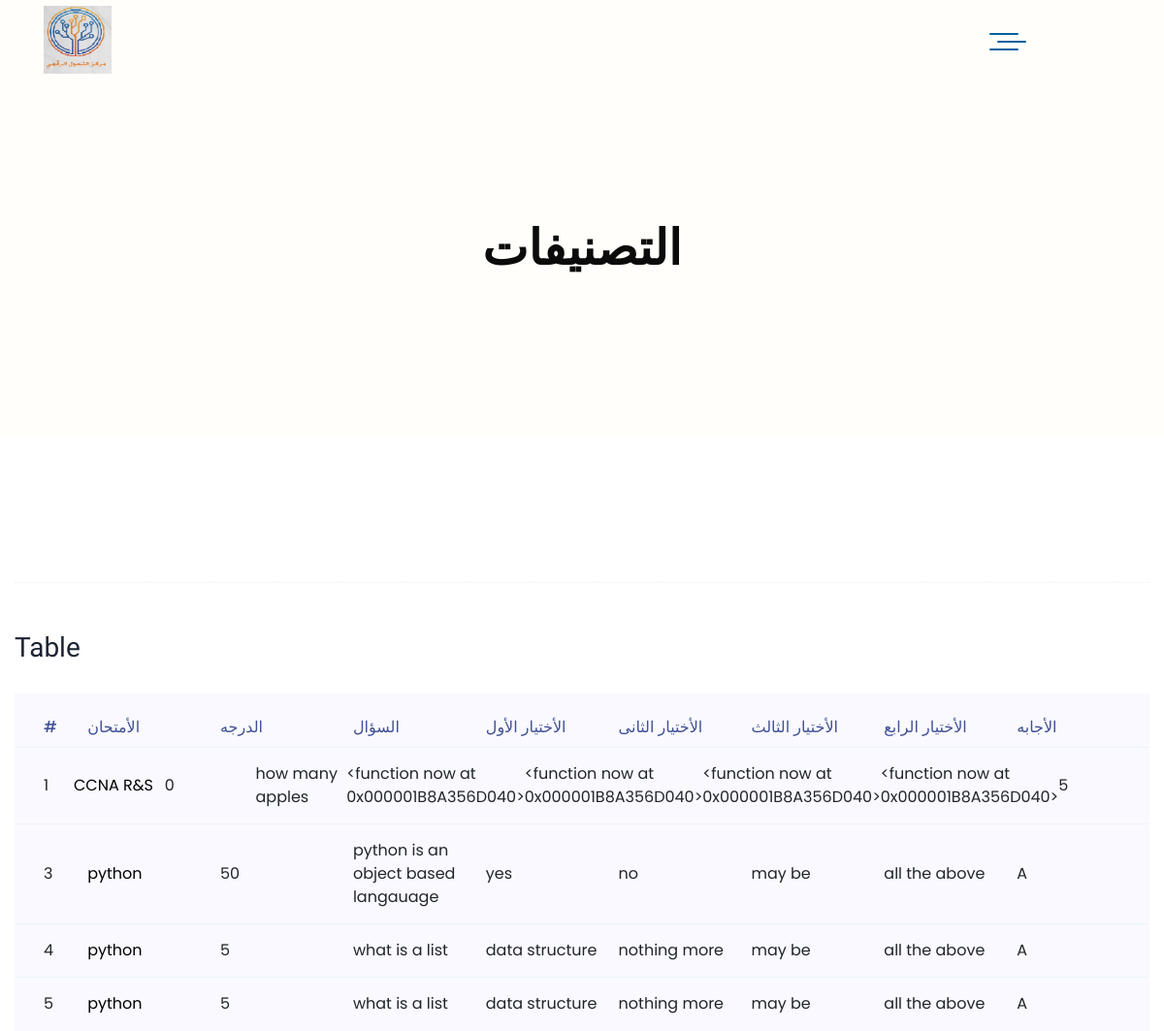
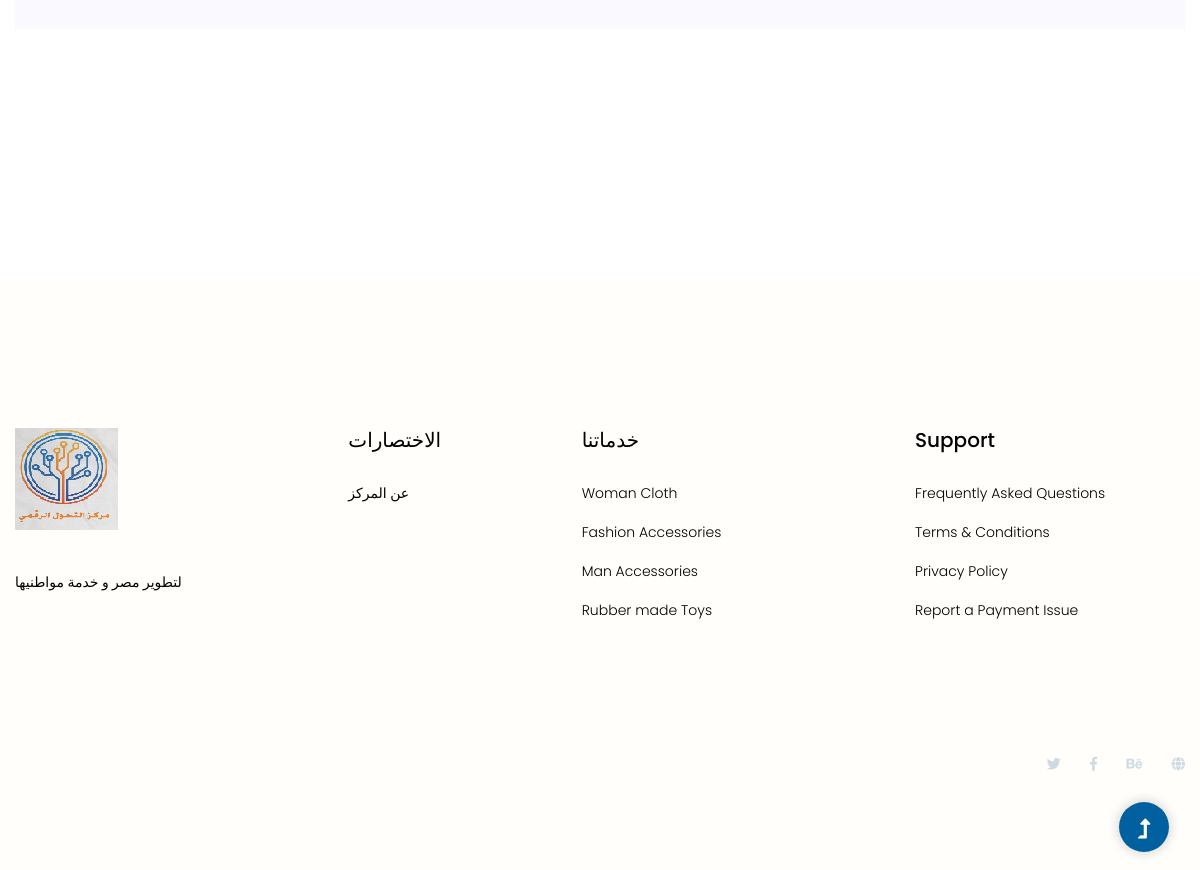
The page /exam/question/list/ (signed in) on the database its author committed (2 pictures, top to bottom).
### exam/models.py (models this page shows, shortened)
class Question(models.Model):
    id = models.AutoField(primary_key=True, unique=True)
    exam = models.ForeignKey(Exam, on_delete=models.CASCADE)
    marks = models.PositiveIntegerField(default=0)
    question = models.TextField(max_length=500)
    option1 = models.CharField(max_length=100)
    option2 = models.CharField(max_length=100)
    option3 = models.CharField(max_length=100)
    option4 = models.CharField(max_length=100)
    choose = [('A', 'option1'), ('B', 'option2'), ('C', 'option3'), ('D', 'option4')]
    answer = models.CharField(max_length=1, choices=choose)
    class Meta:
        verbose_name = 'Question'
        verbose_name_plural = 'Questions'

class Exam(models.Model):
    name = models.CharField(max_length=255, verbose_name='الإسم', blank=True, null=True)
    TotalResult = models.IntegerField(blank=True, null=True)
    Question_number = [
        (20, '20'),
        (25, '25'),
        (30, '30'),
        (50, '50'),
        (100, '100'),
    ]
    question_number = models.SmallIntegerField(null=True, blank=True, choices=Question_number)
    category = models.ForeignKey(Category, on_delete=models.CASCADE)
    class Meta:
        verbose_name = 'exam'
        verbose_name_plural = 'exams'

### exam/views.py (the view)
# urls.py: path('question/list/', views.ListQuestionView.as_view(), name='question-list'),
class ListQuestionView(LoginRequiredMixin, ListView):
    model = models.Question
    template_name = 'exam/question_list.html'
    context_object_name = 'questions'
    paginate_by = 5
    login_url = 'login'
    def get_context_data(self, **kwargs):
        context = super(ListQuestionView, self).get_context_data(**kwargs)
        employees = self.get_queryset()
        page = self.request.GET.get('page')
        paginator = Paginator(employees, self.paginate_by)
        try:
            employees = paginator.page(page)
        except PageNotAnInteger:
            employees = paginator.page(1)
        except EmptyPage:
            employees = paginator.page(paginator.num_pages)
        context['employees'] = employees
        return context

### exam/templates/exam/question_list.html (shortened to what this page needs)
{% extends 'base.html' %}
{% block body %}
 <div class="slider-area2" style="background-image: url(../../../static/images/hero2.png);">
            <div class="slider-height2 d-flex align-items-center">
                <div class="container">
                    <div class="row">
                        <div class="col-xl-12">
                            <div class="hero-cap hero-cap2 pt-70 text-center">
                                <h2>التصنيفات</h2>
                            </div>
                        </div>
                    </div>
                </div>
            </div>
        </div>
  <section class="service-area pt-150 pb-150">
                <div class="container">
            <div class="section-top-border">
					<h3 class="mb-30">Table</h3>
					<div class="progress-table-wrap">
						<div class="progress-table">
							<div class="table-head">
								<div class="serial">#</div>
								<div class="country">الأمتحان</div>
								<div class="country">الدرجه</div>
								<div class="country"> السؤال</div>
                                <div class="country">الأختيار الأول</div>
                                <div class="country">الأختيار الثانى</div>
                                <div class="country">الأختيار الثالث</div>
                                <div class="country">الأختيار الرابع</div>
                                <div class="country">الأجابه </div>
							</div>
							{% for question in questions %}
                                <div class="table-row">
								<div class="serial">{{ question.pk }}</div>
								<div class="country"> <a style="color: black;" href="{% url 'question-detail' question.pk %}">{{ question.exam.name }}</a></div>
								<div class="country">{{ question.marks  }}</div>
								<div class="country">
									{{ question.question }}
								</div>
                                    <div class="country">{{ question.option1 }} </div>
                                    <div class="country">{{ question.option2 }} </div>
                                                                        <div class="country">{{ question.option3 }} </div>
                                    <div class="country">{{ question.option4 }} </div>
                                    <div class="country">{{ question.answer }} </div>
							</div>
                            {% endfor %}
                </div>
                    </div>
            </div>
                </div>
  </section>
 <div class="col-8 mt-5">
    </div>
{% endblock body %}

### rows shown on the page
Question: pk "1", exam.name "CCNA R&S", marks "0", question "how many apples", option1 "<function now at 0x000001B8A356D040>", option2 "<function now at 0x000001B8A356D040>", option3 "<function now at 0x000001B8A356D040>", option4 "<function now at 0x000001B8A356D040>", answer "5"
Question: pk "3", exam.name "python", marks "50", question "python is an object based langauage", option1 "yes", option2 "no", option3 "may be", option4 "all the above", answer "A"
Question: pk "4", exam.name "python", marks "5", question "what is a list", option1 "data structure", option2 "nothing more", option3 "may be", option4 "all the above", answer "A"
Question: pk "5", exam.name "python", marks "5", question "what is a list", option1 "data structure", option2 "nothing more", option3 "may be", option4 "all the above", answer "A"
